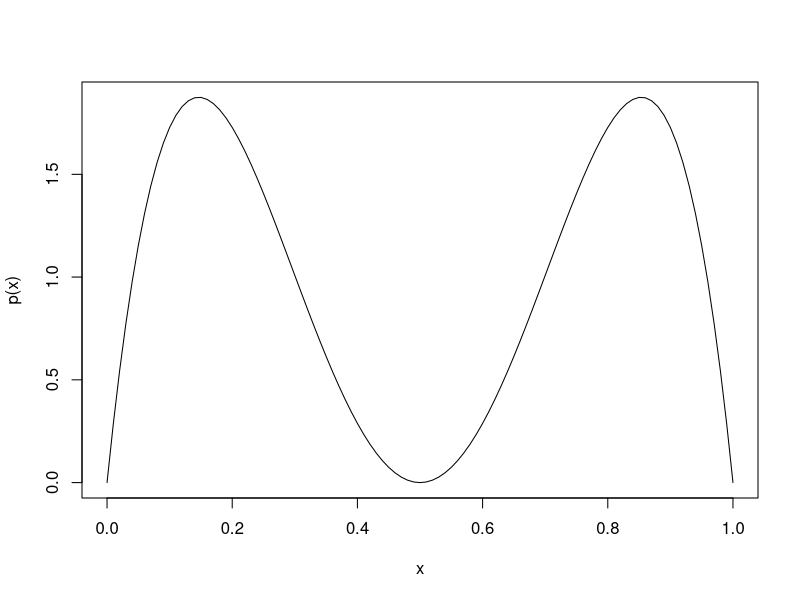
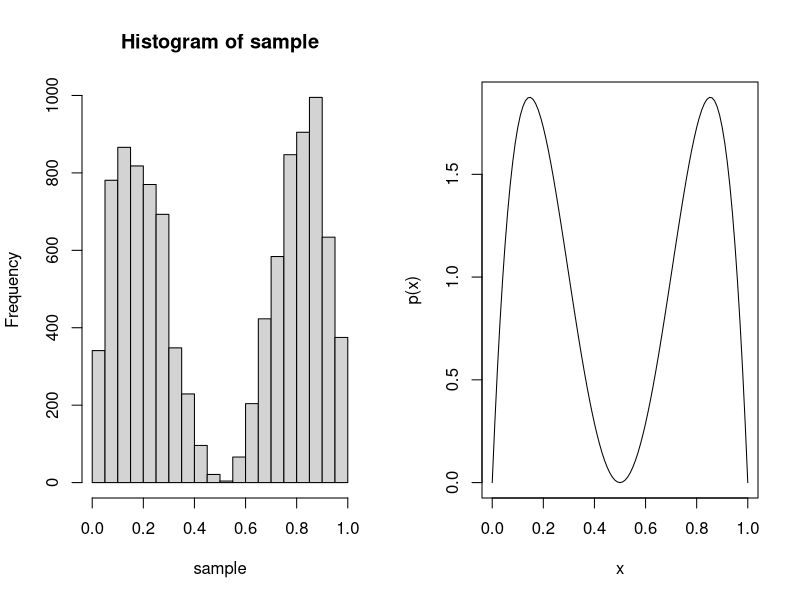

R code for these plots, in order:
p <- function(x){ return(-120*x*(x-0.5)^2*(x-1))}
x<-0:100/100
plot(x,p(x),'l')

step <- function(x){
  x_next <- x + rnorm(1)#, min=-1, max=1)#
  r <- p(x_next)/p(x)
  if(r > 1){
    return(x_next)
    }
  else{
    q <- runif(1)
    if(r>q) return(x_next) else return(x)
  }
}
sample <- c()
sample[1] <- runif(1)
N <- 10000
for(i in 1:(N-1)){
  sample[i+1] <- step(sample[i])
}

par(mfrow=c(1,2))
hist(sample)
plot(x,p(x),'l')
